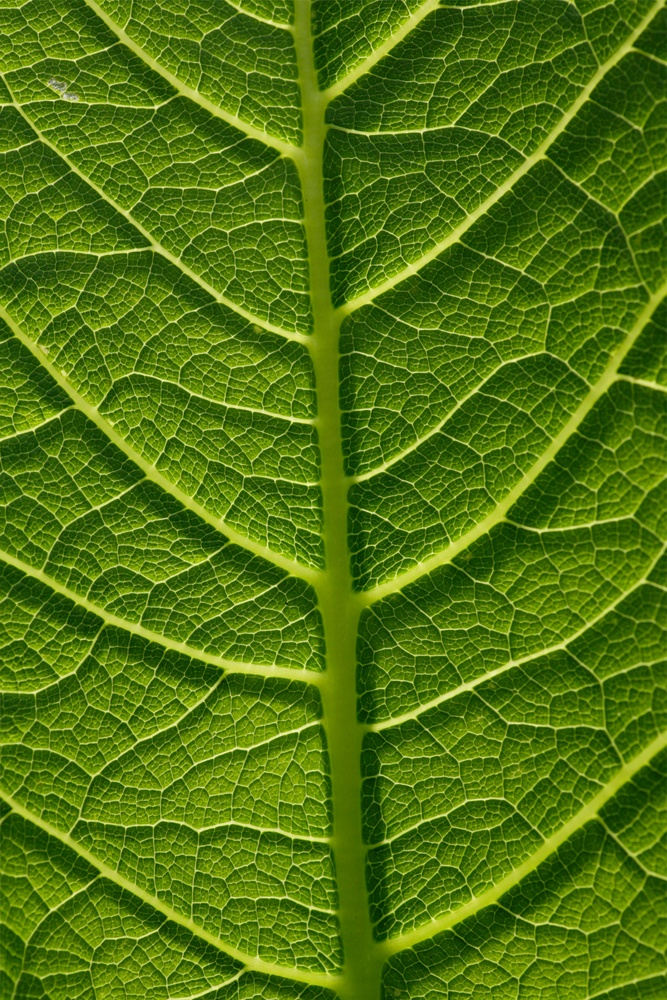
#> input picture sample_image.jpeg, 667 x 1000 px, shrunk from 2912 x 4368 before the run
$ jupyter execute _Simulated_Hyperspectral_Analysis.ipynb   (shell and % lines are left out)   (older library calls are emulated)
#> lines starting #> are read from the running program, lines starting #| are printed output that depends on the picture
[cell 1]
# STEP 1: Import Libraries
import numpy as np
import cv2
import matplotlib.pyplot as plt
import pandas as pd
from skimage import filters
from skimage.measure import shannon_entropy

[cell 2]
# Load your leaf image
img = cv2.imread("sample_image.jpeg")  # Make sure this file is in the same folder
#> img is the input picture: shape (1000, 667, 3); mean B, G, R 15.3, 116.7, 80.6
img = cv2.cvtColor(img, cv2.COLOR_BGR2RGB)

plt.figure(figsize=(5,5))
plt.imshow(img)
plt.title("Original RGB Image")
plt.axis("off")
plt.show()

[cell 3]
gray = cv2.cvtColor(img, cv2.COLOR_RGB2GRAY)
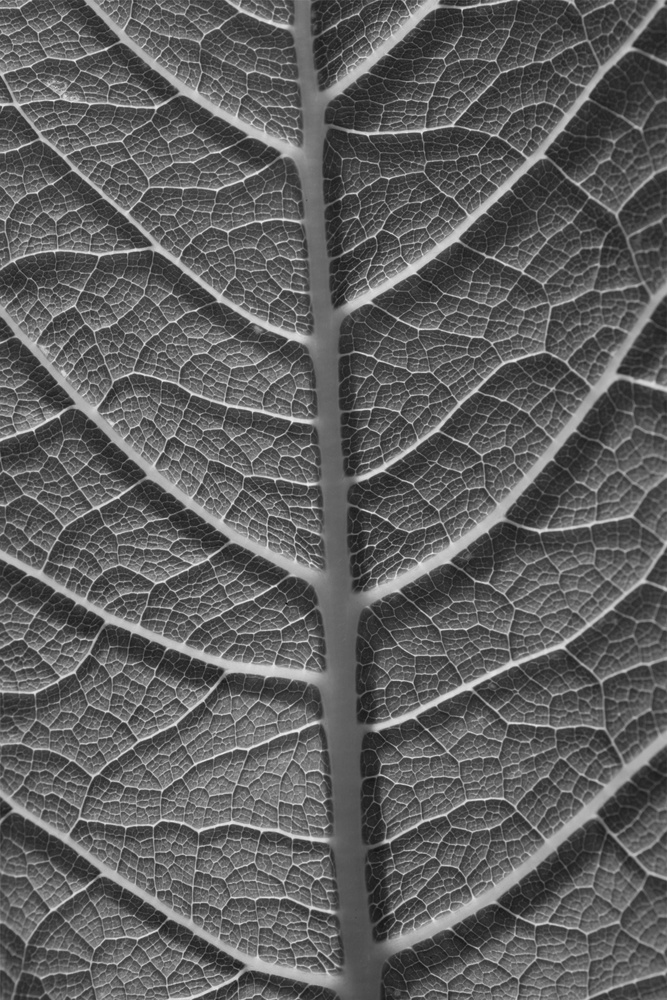
#> gray: shape (1000, 667); min 12, max 240, mean 94.3

plt.figure(figsize=(5,5))
plt.imshow(gray, cmap='gray')
plt.title("Grayscale Image (Single Spectral Band)")
plt.axis("off")
plt.show()

[cell 4]
band_gaussian = filters.gaussian(gray, sigma=1)
band_gaussian_norm = cv2.normalize(band_gaussian, None, 0, 255, cv2.NORM_MINMAX).astype(np.uint8)

[cell 5]
# Compute Sobel magnitude
sobelx = cv2.Sobel(gray, cv2.CV_64F, 1, 0, ksize=3)
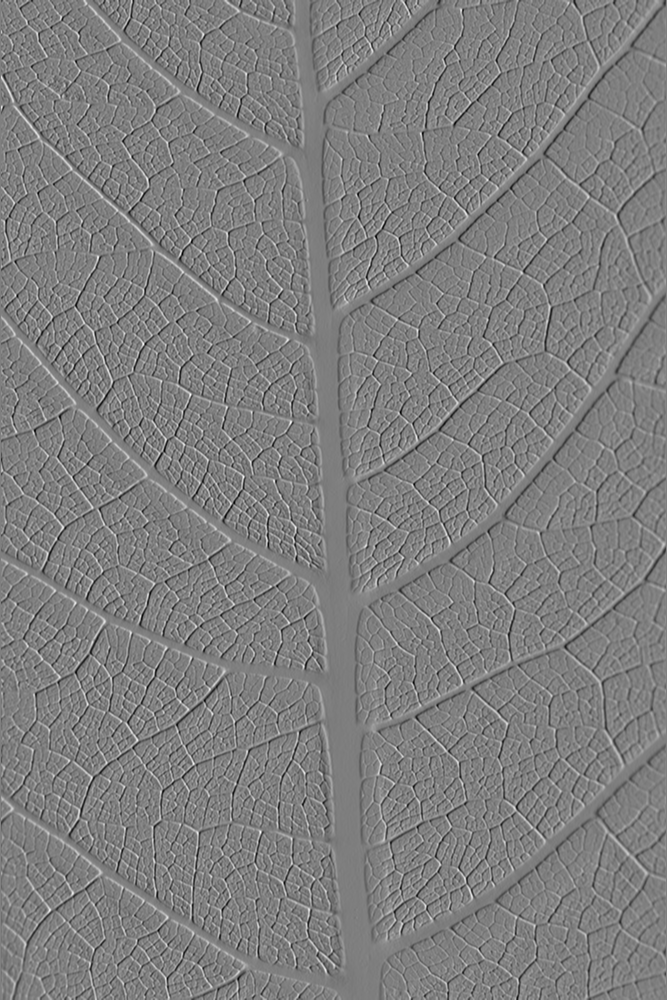
#> sobelx: shape (1000, 667) float64; min -567, max 571, mean -0.1; drawn with min black and max white
sobely = cv2.Sobel(gray, cv2.CV_64F, 0, 1, ksize=3)
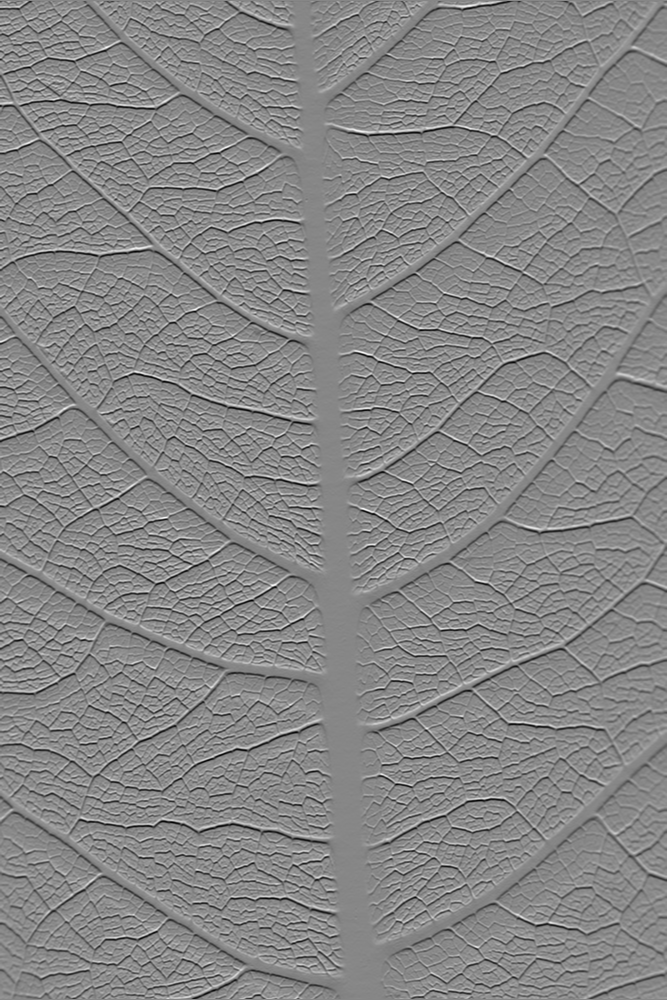
#> sobely: shape (1000, 667) float64; min -662, max 590, mean 0.1; drawn with min black and max white
band_sobel = cv2.magnitude(sobelx, sobely)
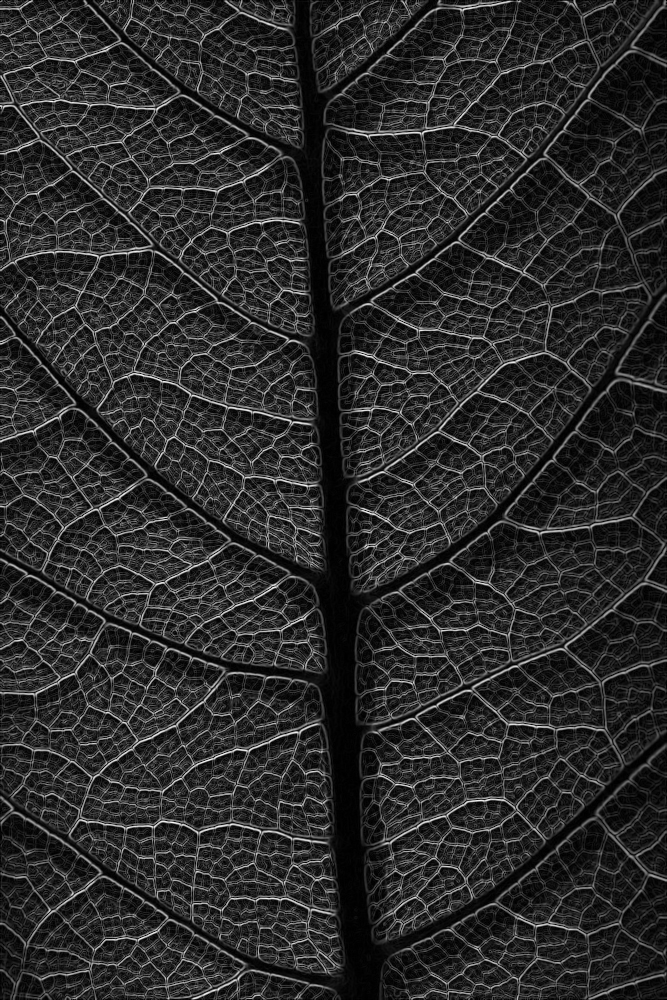
#> band_sobel: shape (1000, 667) float64; min 0, max 671.7, mean 114.4; drawn with min black and max white
band_sobel_norm = cv2.normalize(band_sobel, None, 0, 255, cv2.NORM_MINMAX).astype(np.uint8)

[cell 6]
band_canny = cv2.Canny(gray, 100, 200)  # Already 0-255
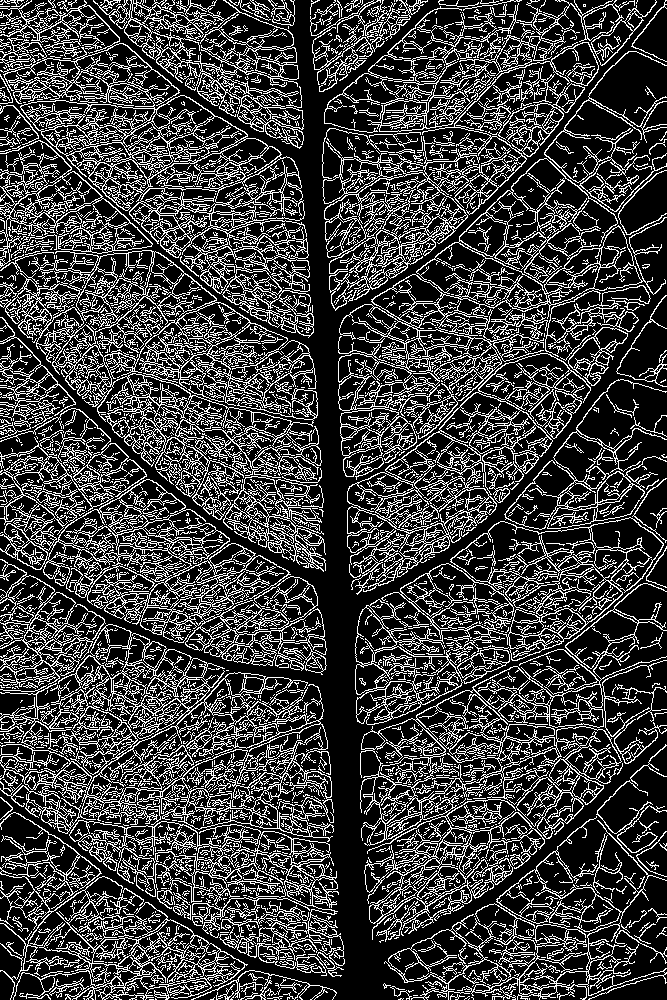
#> band_canny: shape (1000, 667); 24.8% white in thin lines or dots

[cell 7]
fig, axs = plt.subplots(1, 3, figsize=(15,5))

axs[0].imshow(band_gaussian_norm, cmap='gray')
axs[0].set_title("Band 1: Gaussian (Smooth)")
axs[0].axis("off")

axs[1].imshow(band_sobel_norm, cmap='gray')
axs[1].set_title("Band 2: Sobel (Edges)")
axs[1].axis("off")

axs[2].imshow(band_canny, cmap='gray')
axs[2].set_title("Band 3: Canny Edges")
axs[2].axis("off")

plt.show()

[cell 8]
bands = {
    "Gaussian": band_gaussian,
    "Sobel": band_sobel,
    "Canny": band_canny
}

stats = []
for name, band in bands.items():
    stats.append({
        "Band": name,
        "Mean": np.mean(band),
        "Std Dev": np.std(band),
        "Min": np.min(band),
        "Max": np.max(band)
    })
#> this loop made 3 passes
#> name on passes 1 to 3: 'Gaussian', 'Sobel', 'Canny'
#> after the loop, stats = 3 items

stats_df = pd.DataFrame(stats)
#> stats_df = table of 3 rows and 5 columns
stats_df
#> Out = table of 3 rows and 5 columns

[cell 9]
features = []
for name, band in bands.items():
    features.append({
        "Band": name,
        "Mean": np.mean(band),
        "Variance": np.var(band),
        "Entropy": shannon_entropy(band)
    })
#> after the loop, features = 3 items

feature_df = pd.DataFrame(features)
#> feature_df = table of 3 rows and 4 columns
feature_df
#> Out = table of 3 rows and 4 columns

[cell 10]
feature_df.set_index("Band").plot(kind="bar", figsize=(10,4))
plt.title("Feature Comparison Across Simulated Spectral Bands")
plt.ylabel("Feature Value")
plt.xticks(rotation=0)
plt.show()
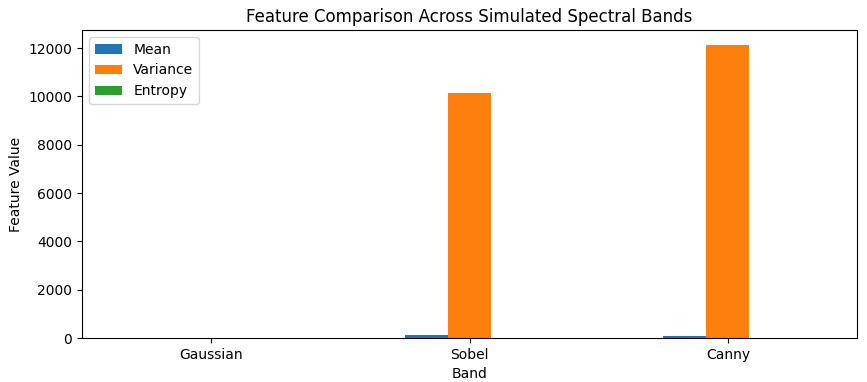
#> figure drawn by matplotlib, 1 panel; tallest bar 114.4 high, from x = 0.75 to 0.917; tallest bar 12140.6 high, from x = 1.92 to 2.08; tallest bar 19.35 high, from x = 0.0833 to 0.25

[cell 11]
hyperspectral_cube = np.stack([band_gaussian, band_sobel, band_canny], axis=-1)
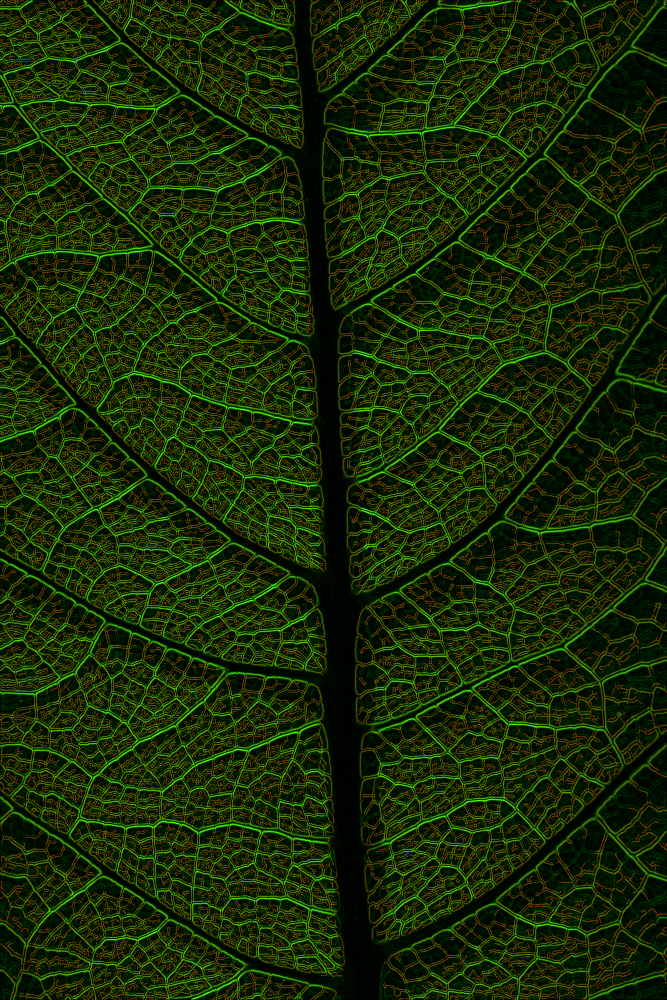
#> hyperspectral_cube: shape (1000, 667, 3) float64; mean of channels 0, 1, 2 0.4, 114.4, 63.3; drawn with min black and max white
print("Hyperspectral cube shape:", hyperspectral_cube.shape)
#| Hyperspectral cube shape: (1000, 667, 3)

[cell 12]
x, y = 100, 100  # choose any pixel
pixel_signature = hyperspectral_cube[x, y, :]
#> pixel_signature = [0.504, 55.15, 0]

plt.plot(pixel_signature, marker='o')
plt.title("Pixel-Level Spectral Signature (Simulated)")
plt.xlabel("Spectral Band Index")
plt.ylabel("Intensity")
plt.show()
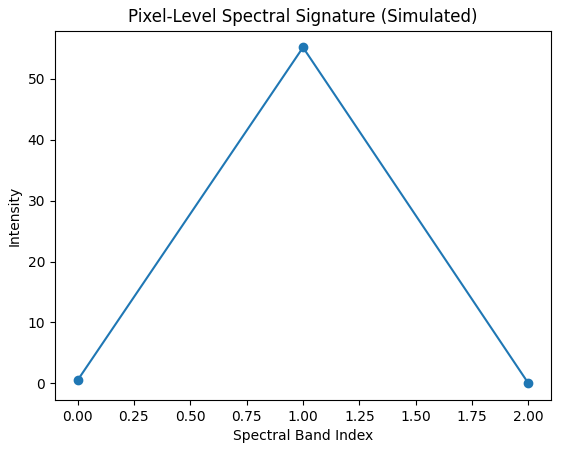
#> figure drawn by matplotlib, 1 panel
